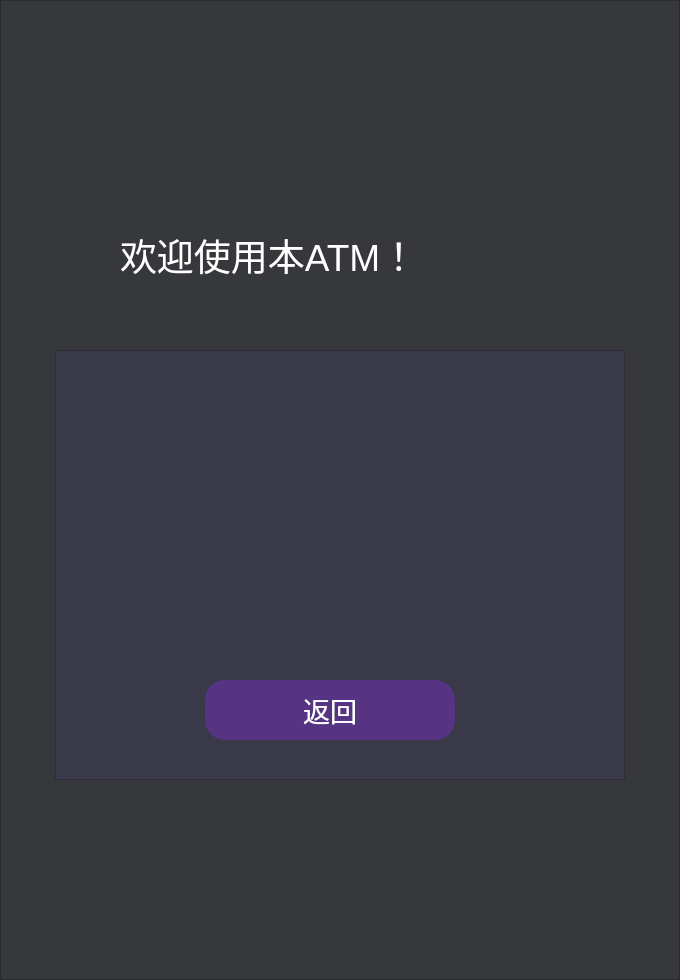
<?xml version="1.0" encoding="UTF-8"?>
<ui version="4.0">
 <class>Form</class>
 <widget class="QWidget" name="Form">
  <property name="geometry">
   <rect>
    <x>0</x>
    <y>0</y>
    <width>680</width>
    <height>980</height>
   </rect>
  </property>
  <property name="windowTitle">
   <string>Form</string>
  </property>
  <layout class="QVBoxLayout" name="verticalLayout">
   <property name="spacing">
    <number>0</number>
   </property>
   <property name="leftMargin">
    <number>0</number>
   </property>
   <property name="topMargin">
    <number>0</number>
   </property>
   <property name="rightMargin">
    <number>0</number>
   </property>
   <property name="bottomMargin">
    <number>0</number>
   </property>
   <item>
    <widget class="QFrame" name="frame">
     <property name="styleSheet">
      <string notr="true">QFrame {
	background-color : rgb(55,56,60)
}</string>
     </property>
     <property name="frameShape">
      <enum>QFrame::StyledPanel</enum>
     </property>
     <property name="frameShadow">
      <enum>QFrame::Raised</enum>
     </property>
     <widget class="QFrame" name="frame_2">
      <property name="geometry">
       <rect>
        <x>55</x>
        <y>350</y>
        <width>570</width>
        <height>430</height>
       </rect>
      </property>
      <property name="styleSheet">
       <string notr="true">QFrame{
	background-color : rgb(58,57,73)
}</string>
      </property>
      <property name="frameShape">
       <enum>QFrame::StyledPanel</enum>
      </property>
      <property name="frameShadow">
       <enum>QFrame::Raised</enum>
      </property>
      <widget class="QPushButton" name="pushButton_6">
       <property name="geometry">
        <rect>
         <x>150</x>
         <y>330</y>
         <width>250</width>
         <height>60</height>
        </rect>
       </property>
       <property name="font">
        <font>
         <family>Arial</family>
         <pointsize>20</pointsize>
         <weight>50</weight>
         <bold>false</bold>
        </font>
       </property>
       <property name="styleSheet">
        <string notr="true">QPushButton{
	border-radius : 20px;
	background-color : rgb(86, 51, 131);
	color : rgb(255, 255, 255)

}
QPushButton:hover{
	background-color : rgb(141, 84, 216);
	color : rgb(236, 236, 236)
}
QPushButton:pressed{
	background-color : rgb(86, 51, 131);	
	color : rgb(255, 255, 255)
}</string>
       </property>
       <property name="text">
        <string>返回</string>
       </property>
      </widget>
      <widget class="QLabel" name="label_2">
       <property name="geometry">
        <rect>
         <x>75</x>
         <y>60</y>
         <width>426</width>
         <height>241</height>
        </rect>
       </property>
       <property name="font">
        <font>
         <family>Arial</family>
         <pointsize>20</pointsize>
        </font>
       </property>
       <property name="styleSheet">
        <string notr="true">QLabel {
	color : rgb(255, 255, 255)
}</string>
       </property>
       <property name="text">
        <string/>
       </property>
      </widget>
     </widget>
     <widget class="QLabel" name="label">
      <property name="geometry">
       <rect>
        <x>120</x>
        <y>180</y>
        <width>480</width>
        <height>150</height>
       </rect>
      </property>
      <property name="font">
       <font>
        <family>Arial</family>
        <pointsize>28</pointsize>
        <weight>50</weight>
        <italic>false</italic>
        <bold>false</bold>
       </font>
      </property>
      <property name="styleSheet">
       <string notr="true">QLabel {
	color : rgb(255, 255, 255)
}</string>
      </property>
      <property name="text">
       <string>欢迎使用本ATM！</string>
      </property>
      <property name="textFormat">
       <enum>Qt::AutoText</enum>
      </property>
     </widget>
    </widget>
   </item>
  </layout>
 </widget>
 <resources/>
 <connections/>
</ui>
